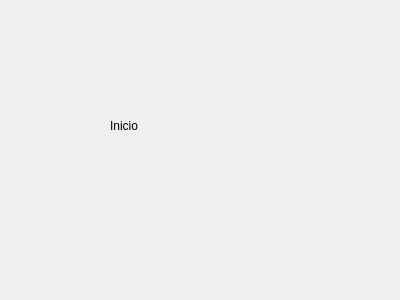
<?xml version="1.0" encoding="UTF-8"?>
<ui version="4.0">
 <class>Form</class>
 <widget class="QWidget" name="Form">
  <property name="geometry">
   <rect>
    <x>0</x>
    <y>0</y>
    <width>400</width>
    <height>300</height>
   </rect>
  </property>
  <property name="windowTitle">
   <string>Form</string>
  </property>
  <widget class="QLabel" name="titulo_Inicio">
   <property name="geometry">
    <rect>
     <x>110</x>
     <y>100</y>
     <width>181</width>
     <height>51</height>
    </rect>
   </property>
   <property name="text">
    <string>Inicio</string>
   </property>
  </widget>
 </widget>
 <resources/>
 <connections/>
</ui>
